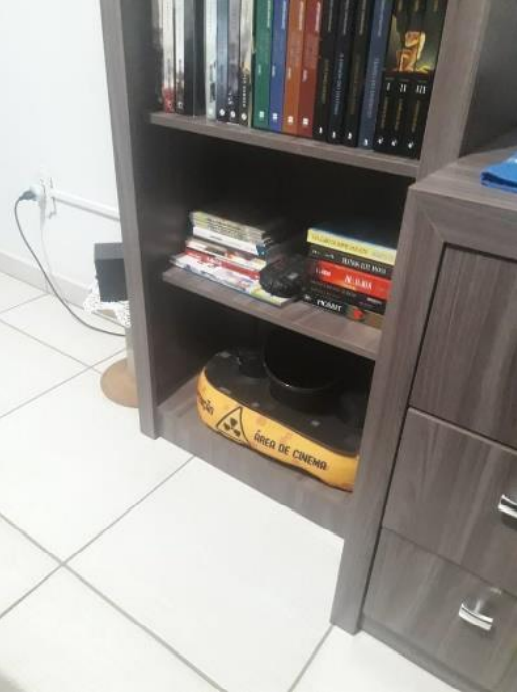
#> input picture data/armario_01.png, 517 x 692 px; its folder holds 3 pictures in this run
$ python main.py
#> lines starting #> are read from the running program, lines starting #| are printed output that depends on the picture
import os

import cv2 as cv
import numpy as np
from matplotlib import pyplot as plt

if __name__ == '__main__':
    sift = cv.SIFT.create()
    bf = cv.BFMatcher(cv.NORM_L2, crossCheck=True)
    value_weight = 0.55

    images = []
    gray_imgs = []
    key_poins = []
    descriptors = []

    for img_name in os.listdir('data'):
        img = cv.cvtColor(cv.imread('data/' + img_name), cv.COLOR_BGR2RGB)
        images.append(img)

        gray_img = cv.cvtColor(img, cv.COLOR_RGB2GRAY)
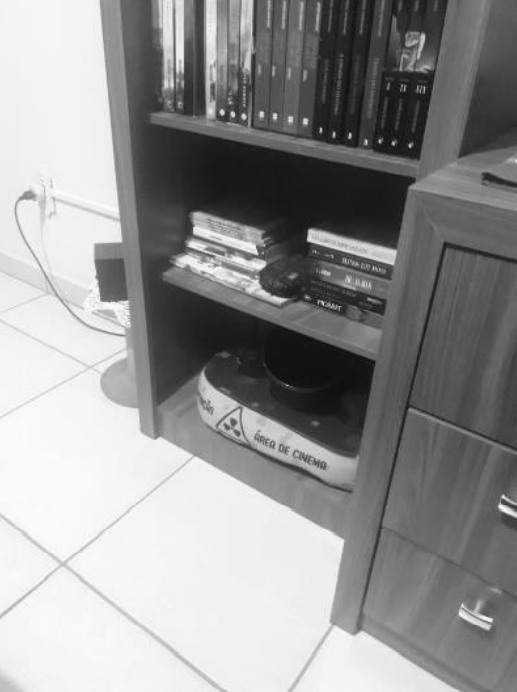
#> gray_img: shape (692, 517); min 6, max 254, mean 146.9
        kp, des = sift.detectAndCompute(gray_img, None)
#> kp = 1067 keypoints; strongest (x, y, size): (222, 112, 3.5), (233, 114, 3.5), (316, 236, 12), (350, 135, 2.8)

        gray_imgs.append(gray_img)
        key_poins.append(kp)
        descriptors.append(des)
#> pass 2 of the loop `for img_name in os.listdir('data'):`:
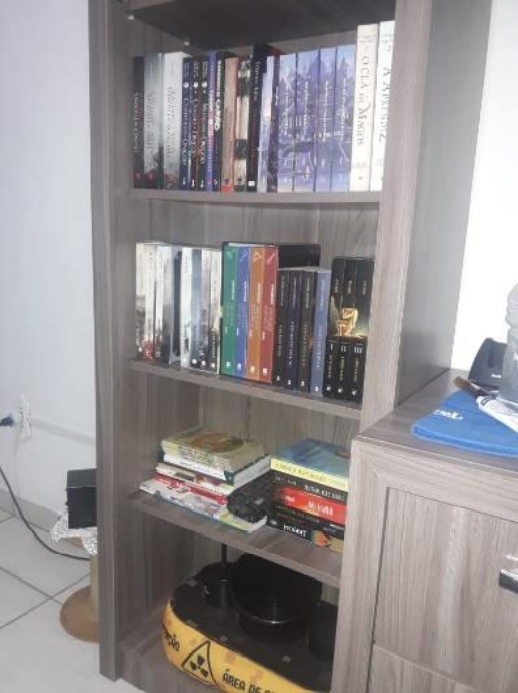
#> input picture data/armario_02.png, 518 x 693 px
#> img: shape (693, 518, 3)
#> `gray_img = cv.cvtColor(img, cv.COLOR_RGB2GRAY)`:
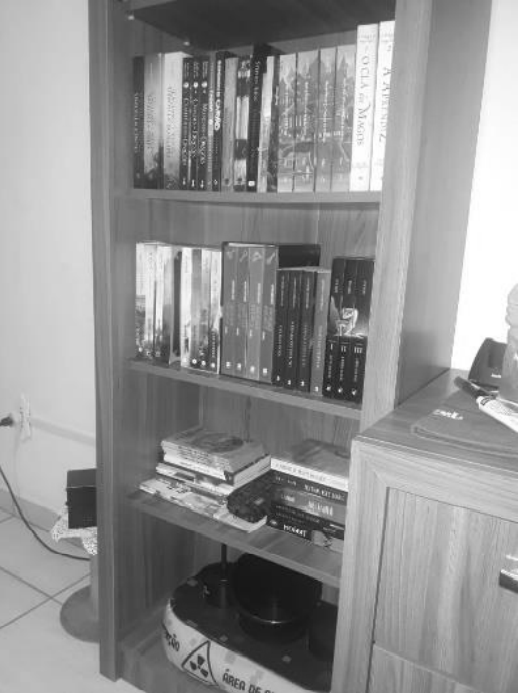
#> gray_img: shape (693, 518); min 16, max 255, mean 146.1
#> kp = 1580 keypoints; strongest (x, y, size): (196, 85, 3.1), (203, 363, 2.8), (339, 390, 2), (328, 388, 2.3)
#> pass 3 of the loop `for img_name in os.listdir('data'):`:
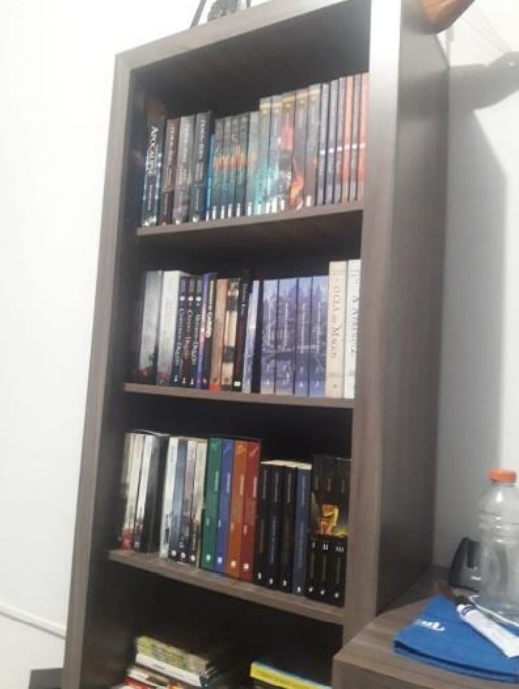
#> input picture data/armario_03.png, 519 x 689 px
#> img: shape (689, 519, 3)
#> `gray_img = cv.cvtColor(img, cv.COLOR_RGB2GRAY)`:
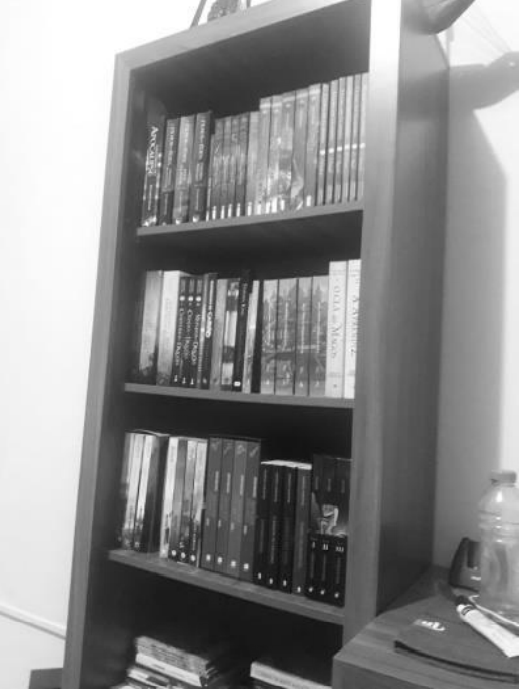
#> gray_img: shape (689, 519); min 10, max 255, mean 138.1
#> kp = 1429 keypoints; strongest (x, y, size): (237, 384, 3.4), (460, 607, 4.3), (174, 553, 3), (191, 299, 2.9)

    # Juntando primeira e segunda imagem
    match_one_to_two = bf.match(descriptors[0], descriptors[1])
#> match_one_to_two = 392 matches

    src_pts = np.float32([key_poins[0][m.queryIdx].pt for m in match_one_to_two])
#> src_pts = 392 pairs, first value 20.57 to 509.3, second value 3.39 to 685.6
    dst_pts = np.float32([key_poins[1][m.trainIdx].pt for m in match_one_to_two])
#> dst_pts = 392 pairs, first value 4.8 to 499.2, second value 16.75 to 688.3

    homografia_one, _ = cv.findHomography(src_pts, dst_pts, cv.RANSAC, 5.0)
#> homografia_one = [[0.859, -0.137, 11.65], [0.0827, 0.515, 271.2], [0.000153, -0.00063, 1]]

    altura, largura = images[1].shape[:2]
#> altura = 693; largura = 518
    aligned_img_one = cv.warpPerspective(images[0], homografia_one, (largura, altura))
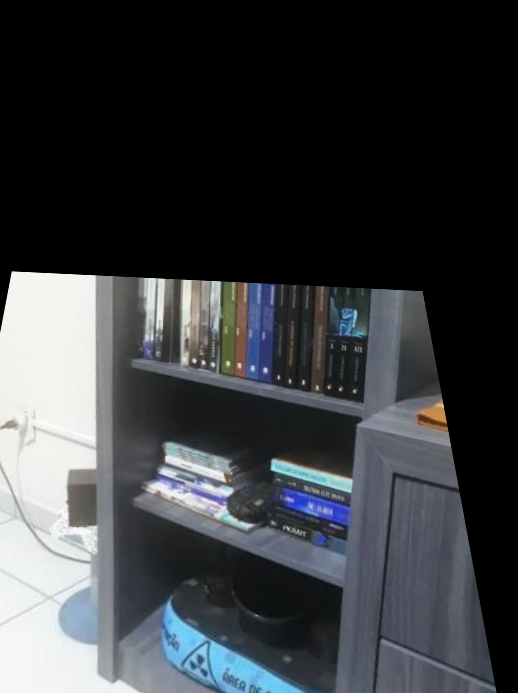
#> aligned_img_one: shape (693, 518, 3); mean of channels 0, 1, 2 63.9, 60.6, 57.9; drawn as B, G, R
    res_one = cv.addWeighted(aligned_img_one, value_weight, images[1], value_weight, 0)
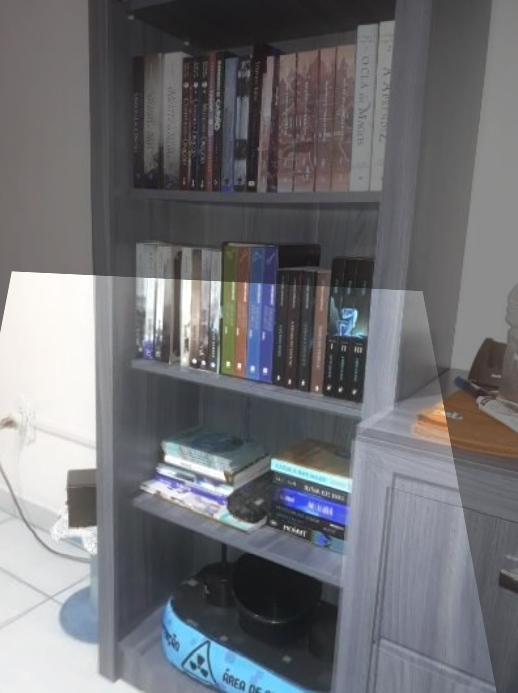
#> res_one: shape (693, 518, 3); mean of channels 0, 1, 2 117.1, 112.9, 112.2; drawn as B, G, R

    # Juntando terceira imagem
    match_two_to_three = bf.match(descriptors[1], descriptors[2])
#> match_two_to_three = 501 matches

    src_pts = np.float32([key_poins[1][m.queryIdx].pt for m in match_two_to_three])
#> src_pts = 501 pairs, first value 2.48 to 513.2, second value 16.75 to 688.3
    dst_pts = np.float32([key_poins[2][m.trainIdx].pt for m in match_two_to_three])
#> dst_pts = 501 pairs, first value 50.95 to 512.3, second value 2.85 to 684

    homografia_two, _ = cv.findHomography(src_pts, dst_pts, cv.RANSAC, 5.0)
#> homografia_two = [[0.861, -0.133, 28.01], [0.0787, 0.635, 220.9], [6.08e-05, -0.000469, 1]]

    altura, largura = images[2].shape[:2]
#> altura = 689; largura = 519
    aligned_img_two = cv.warpPerspective(res_one, homografia_two, (largura, altura))
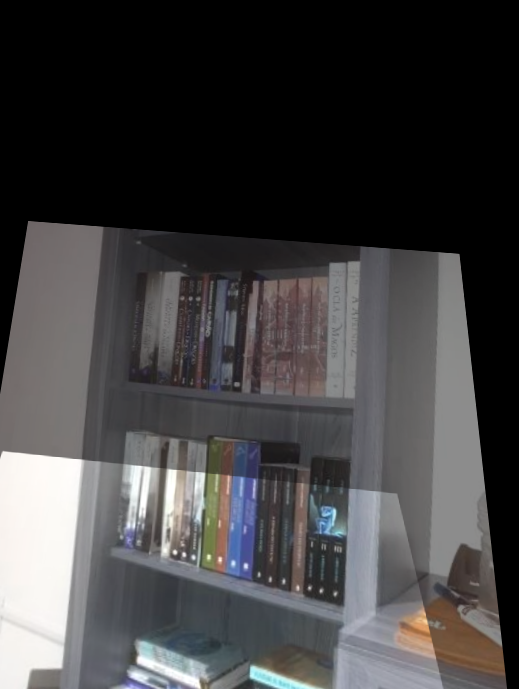
#> aligned_img_two: shape (689, 519, 3); mean of channels 0, 1, 2 66.7, 65.9, 66.9; drawn as B, G, R
    res_two = cv.addWeighted(aligned_img_two, value_weight, images[2], value_weight, 0)
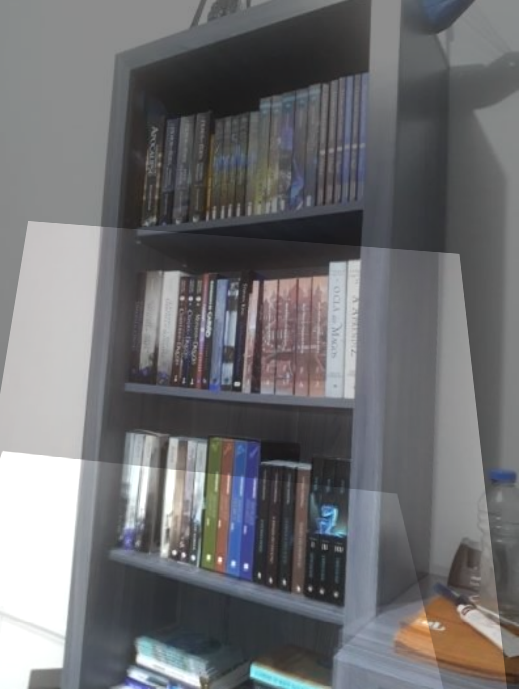
#> res_two: shape (689, 519, 3); mean of channels 0, 1, 2 113.8, 111.3, 111.1; drawn as B, G, R

    last_img_resized = cv.resize(images[2], (largura, altura))
    final_result = cv.addWeighted(res_two, value_weight, last_img_resized, value_weight, 0)
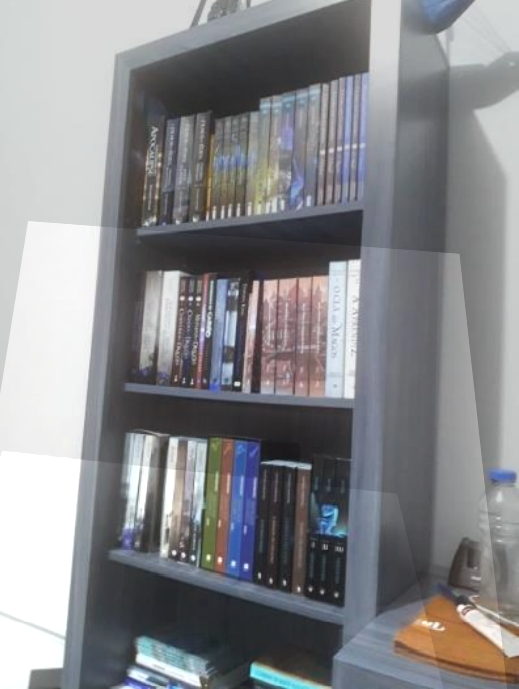
#> final_result: shape (689, 519, 3); mean of channels 0, 1, 2 139.3, 136.1, 135.4; drawn as B, G, R

    plt.imshow(final_result)
    plt.savefig('final_result.jpg', format='jpg')
    plt.show()
